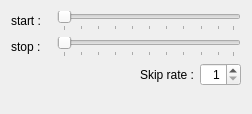
<?xml version="1.0" encoding="UTF-8"?>
<ui version="4.0">
 <class>ContinuousSnapshotTimestepSettingPage</class>
 <widget class="QWizardPage" name="ContinuousSnapshotTimestepSettingPage">
  <property name="geometry">
   <rect>
    <x>0</x>
    <y>0</y>
    <width>252</width>
    <height>114</height>
   </rect>
  </property>
  <property name="windowTitle">
   <string>WizardPage</string>
  </property>
  <property name="title">
   <string>Timestep Setting</string>
  </property>
  <property name="subTitle">
   <string>Please specify the start time step, stop time step, and the skip rate.</string>
  </property>
  <layout class="QVBoxLayout" name="verticalLayout">
   <item>
    <layout class="QHBoxLayout" name="horizontalLayout">
     <item>
      <widget class="QLabel" name="startLabel">
       <property name="minimumSize">
        <size>
         <width>40</width>
         <height>0</height>
        </size>
       </property>
       <property name="maximumSize">
        <size>
         <width>40</width>
         <height>20</height>
        </size>
       </property>
       <property name="text">
        <string>start :</string>
       </property>
      </widget>
     </item>
     <item>
      <widget class="SliderWithValue" name="startSlider">
       <property name="orientation">
        <enum>Qt::Horizontal</enum>
       </property>
       <property name="tickPosition">
        <enum>QSlider::TicksBelow</enum>
       </property>
      </widget>
     </item>
    </layout>
   </item>
   <item>
    <layout class="QHBoxLayout" name="horizontalLayout_2">
     <item>
      <widget class="QLabel" name="stopLabel">
       <property name="minimumSize">
        <size>
         <width>40</width>
         <height>0</height>
        </size>
       </property>
       <property name="maximumSize">
        <size>
         <width>40</width>
         <height>20</height>
        </size>
       </property>
       <property name="text">
        <string>stop :</string>
       </property>
      </widget>
     </item>
     <item>
      <widget class="SliderWithValue" name="stopSlider">
       <property name="orientation">
        <enum>Qt::Horizontal</enum>
       </property>
       <property name="tickPosition">
        <enum>QSlider::TicksBelow</enum>
       </property>
      </widget>
     </item>
    </layout>
   </item>
   <item>
    <layout class="QHBoxLayout" name="horizontalLayout_3">
     <item>
      <spacer name="horizontalSpacer">
       <property name="orientation">
        <enum>Qt::Horizontal</enum>
       </property>
       <property name="sizeHint" stdset="0">
        <size>
         <width>40</width>
         <height>20</height>
        </size>
       </property>
      </spacer>
     </item>
     <item>
      <widget class="QLabel" name="samplingLabel">
       <property name="text">
        <string>Skip rate :</string>
       </property>
      </widget>
     </item>
     <item>
      <widget class="QSpinBox" name="samplingSpinBox">
       <property name="alignment">
        <set>Qt::AlignRight|Qt::AlignTrailing|Qt::AlignVCenter</set>
       </property>
       <property name="minimum">
        <number>1</number>
       </property>
      </widget>
     </item>
    </layout>
   </item>
   <item>
    <spacer name="verticalSpacer">
     <property name="orientation">
      <enum>Qt::Vertical</enum>
     </property>
     <property name="sizeHint" stdset="0">
      <size>
       <width>20</width>
       <height>3</height>
      </size>
     </property>
    </spacer>
   </item>
  </layout>
 </widget>
 <customwidgets>
  <customwidget>
   <class>SliderWithValue</class>
   <extends>QSlider</extends>
   <header>guibase/sliderwithvalue.h</header>
  </customwidget>
 </customwidgets>
 <resources/>
 <connections/>
</ui>
